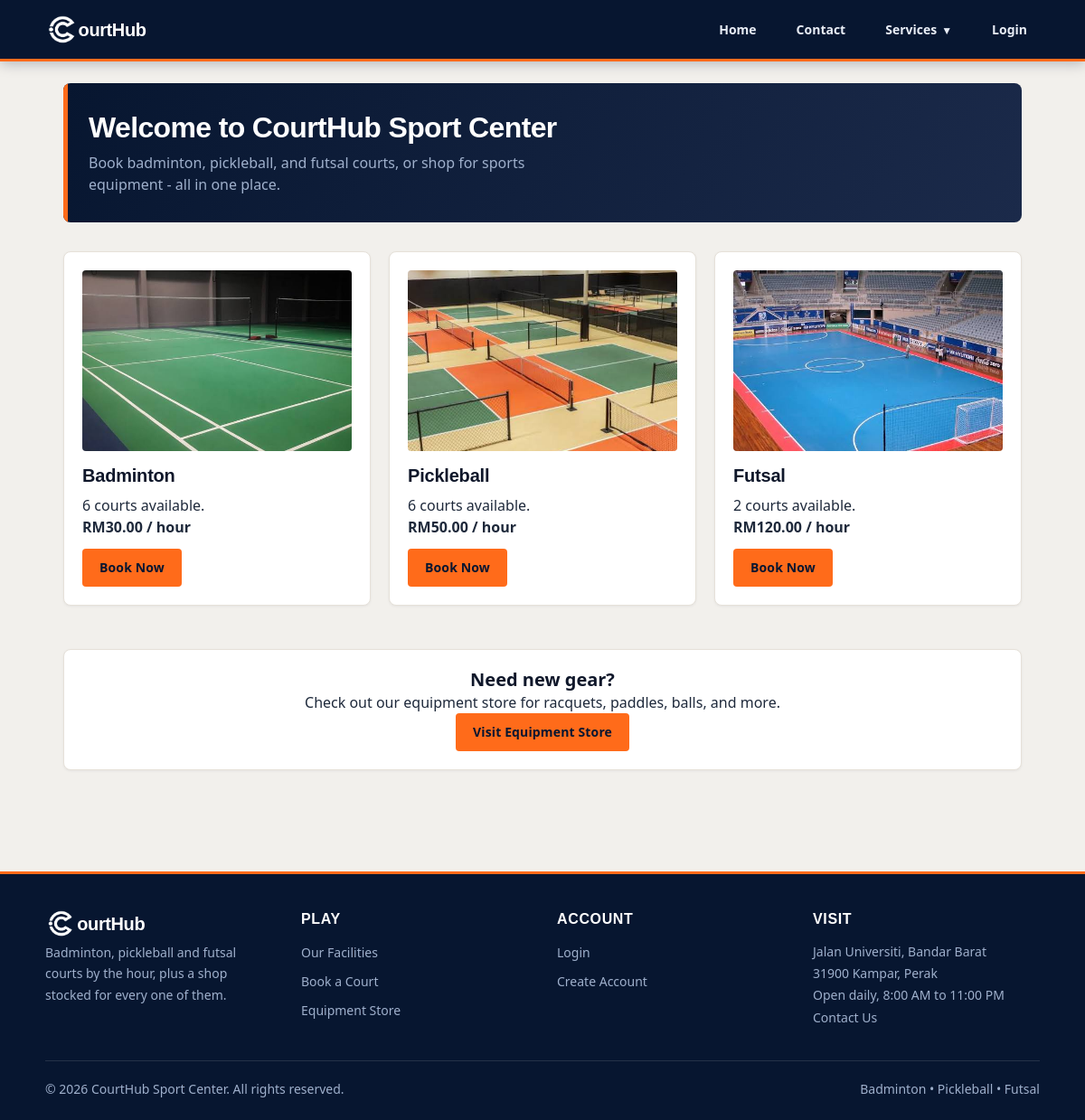
/booking/courtService.php, run on the app's committed database.
### tables this page shows
CREATE TABLE sport_types (
    sport_type_id   INT AUTO_INCREMENT PRIMARY KEY,
    name            VARCHAR(30) NOT NULL UNIQUE,    
    price_per_hour  DECIMAL(6,2) NOT NULL
);

### config/functions.php (called while the page is built, shortened)
<?php
function isLoggedIn() {
    return isset($_SESSION['user_id']);
}
function h($string) {
    return htmlspecialchars($string ?? '', ENT_QUOTES, 'UTF-8');
}
function appBasePath() {
    static $base_path = null;
    if ($base_path !== null) {
        return $base_path;
    }
    $document_root = realpath($_SERVER['DOCUMENT_ROOT'] ?? '');
    $app_root = realpath(__DIR__ . '/..');
    if ($document_root && $app_root && substr(strtolower($app_root), 0, strlen(strtolower($document_root))) === strtolower($document_root)) {
        $relative = substr($app_root, strlen($document_root));
        $base_path = str_replace('\\', '/', $relative);
        $base_path = $base_path === '/' ? '' : rtrim($base_path, '/');
    } else {
        $base_path = '';
    }
    return $base_path;
}
function app_url($path = '') {
    $path = '/' . ltrim($path, '/');
    return appBasePath() . ($path === '/' ? '' : $path);
}
function asset_url($path) {
    $relative = '/' . ltrim($path, '/');
    $full_path = realpath(__DIR__ . '/..' . $relative);
    $version = ($full_path !== false && is_file($full_path))
        ? filemtime($full_path)
        : time();
    return app_url($relative) . '?v=' . $version;
}
function money($amount) {
    return 'RM' . number_format((float)$amount, 2);
}
function courtImage($sport_name) {
    $slug = preg_replace('/[^a-z0-9]/', '', strtolower((string)$sport_name));
    if ($slug !== '') {
        $candidate = '/images/' . $slug . 'Court.jpg';
        if (is_file(__DIR__ . '/..' . $candidate)) {
            return app_url($candidate);
        }
    }
    return app_url('/images/banner.jpg');
}
    ?>

### booking/courtService.php (the view, shortened to what this page needs)
<?php
require_once __DIR__ . '/../config/db_connect.php';
require_once __DIR__ . '/../config/functions.php';
$facilities = [];
$result = $conn->query(
    "SELECT st.sport_type_id, st.name, st.price_per_hour,
            (SELECT COUNT(*)
               FROM courts c
              WHERE c.sport_type_id = st.sport_type_id
                AND c.status = 'active') AS court_count
     FROM sport_types st
     ORDER BY st.sport_type_id"
);
while ($row = $result->fetch_assoc()) {
    $facilities[] = $row;
}
require_once __DIR__ . '/../includes/header.php';
?>
<section class="page-hero">
    <h1>Welcome to CourtHub Sport Center</h1>
    <p>Book badminton, pickleball, and futsal courts, or shop for sports equipment - all in one place.</p>
</section>
<?php if (empty($facilities)): ?>
    <section class="card stack-lg">
        <div class="empty-state">No facilities have been set up yet. Please check back soon.</div>
    </section>
<?php else: ?>
    <section class="grid stack-lg">
        <?php foreach ($facilities as $facility): ?>
            <?php $court_count = (int)$facility['court_count']; ?>
            <?php $facility_url = app_url('/booking/search.php?sport=' . (int)$facility['sport_type_id']); ?>
            <div class="card facility-card">
                <?php if ($court_count === 0): ?>
                    <div class="card-pic">
                        <img src="<?= h(courtImage($facility['name'])) ?>"
                             alt="<?= h($facility['name']) ?> court">
                    </div>
                <?php else: ?>
                    <a class="card-pic" href="<?= h($facility_url) ?>">
                        <img src="<?= h(courtImage($facility['name'])) ?>"
                             alt="<?= h($facility['name']) ?> court">
                    </a>
                <?php endif; ?>
                <h3><?= h($facility['name']) ?></h3>
                <p>
                    <?php if ($court_count === 0): ?>
                        <span class="muted">No courts available at the moment.</span>
                    <?php else: ?>
                        <?= $court_count ?> court<?= $court_count === 1 ? '' : 's' ?> available.
                    <?php endif; ?>
                </p>
                <p><strong><?= money($facility['price_per_hour']) ?> / hour</strong></p>
                <?php if ($court_count === 0): ?>
                    <button type="button" class="btn" disabled>Book Now</button>
                <?php else: ?>
                    <a href="<?= h($facility_url) ?>" class="btn">Book Now</a>
                <?php endif; ?>
            </div>
        <?php endforeach; ?>
    </section>
<?php endif; ?>
<section class="card stack-lg text-center">
    <h3>Need new gear?</h3>
    <p>Check out our equipment store for racquets, paddles, balls, and more.</p>
    <a href="<?= h(app_url('/shop/equipment.php')) ?>" class="btn">Visit Equipment Store</a>
</section>
<?php require_once __DIR__ . '/../includes/footer.php'; ?>

### includes/header.php (shortened to what this page needs)
<?php
require_once __DIR__ . '/../config/functions.php';
$head_styles = ['style'];
?>
<!DOCTYPE html>
<html lang="en">
<head>
    <?php foreach ($head_styles as $sheet): ?>
    <link rel="stylesheet" href="<?= h(asset_url('/css/' . $sheet . '.css')) ?>">
    <?php endforeach; ?>
</head>
<body>
<header class="site-header">
    <div class="nav-container">
        <a href="<?= h(app_url('/index.php')) ?>" class="logo">
            <img src="<?= h(app_url('/images/logo.png')) ?>" alt="CourtHub Logo" class="logo-img">
            <span class="logo-text">ourtHub</span>
        </a>
        <nav class="main-nav">
            <a href="<?= h(app_url('/index.php')) ?>">Home</a>
            <a href="<?= h(app_url('/contact.php')) ?>">Contact</a>
            <div class="nav-dropdown">
                <button
                    type="button"
                    class="dropdown-btn"
                    aria-label="Services menu">Services<span class="arrow">▼</span>
                </button>
            </div>
            <?php if (isLoggedIn()): ?>
                <!-- One entry for both halves of the history; the page's own
                     tabs switch between court bookings and equipment orders. -->
                <a href="<?= h(app_url('/shop/cart.php')) ?>">Cart</a>
                <div class="nav-dropdown account-dropdown">
                    <button
                        type="button"
                        class="dropdown-btn"
                        aria-label="Account menu">Account<span class="arrow">▼</span>
                    </button>
                    <div class="dropdown-menu">
                        <a href="<?= h(app_url('/auth/profile.php')) ?>">My Profile</a>
                        <a href="<?= h(app_url('/booking/history.php')) ?>">My History</a>
                        <?php if (isAdmin()): ?>
                            <div class="dropdown-divider"></div>
                            <a href="<?= h(app_url('/admin/dashboard.php')) ?>"class="admin-link">Admin Dashboard</a>
                        <?php endif; ?>
                        <div class="dropdown-divider"></div>
                        <a href="<?= h(app_url('/auth/logout.php')) ?>"class="logout-link">Logout</a>
                    </div>
                </div>
            <?php else: ?>
                <a href="<?= h(app_url('/auth/login.php')) ?>">Login</a>
            <?php endif; ?>
        </nav>
    </div>
</header>
<main class="site-main<?= !empty($wide_layout) ? ' site-main-wide' : '' ?><?= !empty($centered_layout) ? ' site-main-centered' : '' ?>">

### includes/footer.php
</main>
<footer class="site-footer">
    <div class="footer-container">
        <div class="footer-grid">
            <div class="footer-col">
                <div class="footer-brand">
                    <img src="<?= h(app_url('/images/logo.png')) ?>" alt="CourtHub Logo" class="logo-img">
                    <span class="logo-text">ourtHub</span>
                </div>
                <p>Badminton, pickleball and futsal courts by the hour, plus a shop stocked for every one of them.</p>
            </div>
            <div class="footer-col">
                <h3>Play</h3>
                <ul>
                    <li><a href="<?= h(app_url('/booking/courtService.php')) ?>">Our Facilities</a></li>
                    <li><a href="<?= h(app_url('/booking/search.php')) ?>">Book a Court</a></li>
                    <li><a href="<?= h(app_url('/shop/equipment.php')) ?>">Equipment Store</a></li>
                </ul>
            </div>
            <div class="footer-col">
                <h3>Account</h3>
                <ul>
                    <?php if (isLoggedIn()): ?>
                        <li><a href="<?= h(app_url('/auth/profile.php')) ?>">My Profile</a></li>
                        <li><a href="<?= h(app_url('/shop/cart.php')) ?>">My Cart</a></li>
                        <li><a href="<?= h(app_url('/booking/history.php')) ?>">My History</a></li>
                    <?php else: ?>
                        <li><a href="<?= h(app_url('/auth/login.php')) ?>">Login</a></li>
                        <li><a href="<?= h(app_url('/auth/register.php')) ?>">Create Account</a></li>
                    <?php endif; ?>
                </ul>
            </div>
            <div class="footer-col">
                <h3>Visit</h3>
                <p>
                    Jalan Universiti, Bandar Barat<br>
                    31900 Kampar, Perak<br>
                    Open daily, 8:00 AM to 11:00 PM
                </p>
                <ul>
                    <li><a href="<?= h(app_url('/contact.php')) ?>">Contact Us</a></li>
                </ul>
            </div>
        </div>
        <div class="footer-bottom">
            <span>&copy; <?= date('Y') ?> CourtHub Sport Center. All rights reserved.</span>
            <span>Badminton &bull; Pickleball &bull; Futsal</span>
        </div>
    </div>
</footer>
</body>
</html>

### data on the page
sport_types: shows a picture, name "Badminton", court_count "6", price_per_hour "RM30.00"
sport_types: shows a picture, name "Pickleball", court_count "6", price_per_hour "RM50.00"
sport_types: shows a picture, name "Futsal", court_count "2", price_per_hour "RM120.00"
